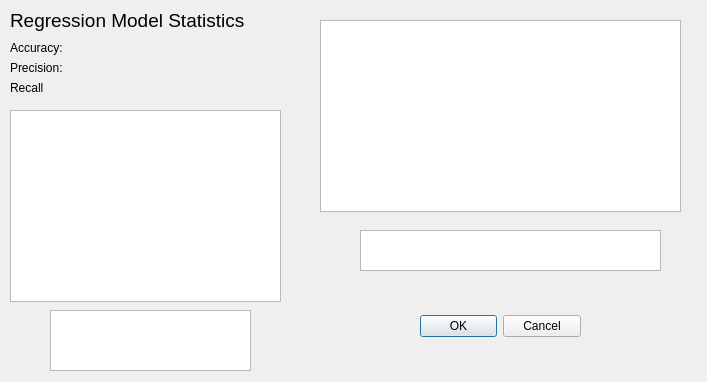
<?xml version="1.0" encoding="UTF-8"?>
<ui version="4.0">
 <class>Dialog</class>
 <widget class="QDialog" name="Dialog">
  <property name="geometry">
   <rect>
    <x>0</x>
    <y>0</y>
    <width>707</width>
    <height>382</height>
   </rect>
  </property>
  <property name="windowTitle">
   <string>Dialog</string>
  </property>
  <widget class="QDialogButtonBox" name="buttonBox">
   <property name="geometry">
    <rect>
     <x>420</x>
     <y>310</y>
     <width>161</width>
     <height>32</height>
    </rect>
   </property>
   <property name="orientation">
    <enum>Qt::Horizontal</enum>
   </property>
   <property name="standardButtons">
    <set>QDialogButtonBox::Cancel|QDialogButtonBox::Ok</set>
   </property>
  </widget>
  <widget class="QTableView" name="describe_table">
   <property name="geometry">
    <rect>
     <x>10</x>
     <y>110</y>
     <width>271</width>
     <height>192</height>
    </rect>
   </property>
  </widget>
  <widget class="QLabel" name="label">
   <property name="geometry">
    <rect>
     <x>10</x>
     <y>10</y>
     <width>241</width>
     <height>21</height>
    </rect>
   </property>
   <property name="font">
    <font>
     <pointsize>14</pointsize>
    </font>
   </property>
   <property name="text">
    <string>Regression Model Statistics</string>
   </property>
  </widget>
  <widget class="QTableView" name="summary_table">
   <property name="geometry">
    <rect>
     <x>320</x>
     <y>20</y>
     <width>361</width>
     <height>192</height>
    </rect>
   </property>
  </widget>
  <widget class="QTableView" name="mean_table">
   <property name="geometry">
    <rect>
     <x>360</x>
     <y>230</y>
     <width>301</width>
     <height>41</height>
    </rect>
   </property>
  </widget>
  <widget class="QTableView" name="cnf_table">
   <property name="geometry">
    <rect>
     <x>50</x>
     <y>310</y>
     <width>201</width>
     <height>61</height>
    </rect>
   </property>
  </widget>
  <widget class="QLabel" name="accuracyLabel">
   <property name="geometry">
    <rect>
     <x>10</x>
     <y>40</y>
     <width>81</width>
     <height>16</height>
    </rect>
   </property>
   <property name="text">
    <string>Accuracy:</string>
   </property>
  </widget>
  <widget class="QLabel" name="precisionsLabel">
   <property name="geometry">
    <rect>
     <x>10</x>
     <y>60</y>
     <width>81</width>
     <height>16</height>
    </rect>
   </property>
   <property name="text">
    <string>Precision:</string>
   </property>
  </widget>
  <widget class="QLabel" name="recallLabel">
   <property name="geometry">
    <rect>
     <x>10</x>
     <y>80</y>
     <width>81</width>
     <height>16</height>
    </rect>
   </property>
   <property name="text">
    <string>Recall</string>
   </property>
  </widget>
 </widget>
 <resources/>
 <connections>
  <connection>
   <sender>buttonBox</sender>
   <signal>accepted()</signal>
   <receiver>Dialog</receiver>
   <slot>accept()</slot>
   <hints>
    <hint type="sourcelabel">
     <x>248</x>
     <y>254</y>
    </hint>
    <hint type="destinationlabel">
     <x>157</x>
     <y>274</y>
    </hint>
   </hints>
  </connection>
  <connection>
   <sender>buttonBox</sender>
   <signal>rejected()</signal>
   <receiver>Dialog</receiver>
   <slot>reject()</slot>
   <hints>
    <hint type="sourcelabel">
     <x>316</x>
     <y>260</y>
    </hint>
    <hint type="destinationlabel">
     <x>286</x>
     <y>274</y>
    </hint>
   </hints>
  </connection>
 </connections>
</ui>
